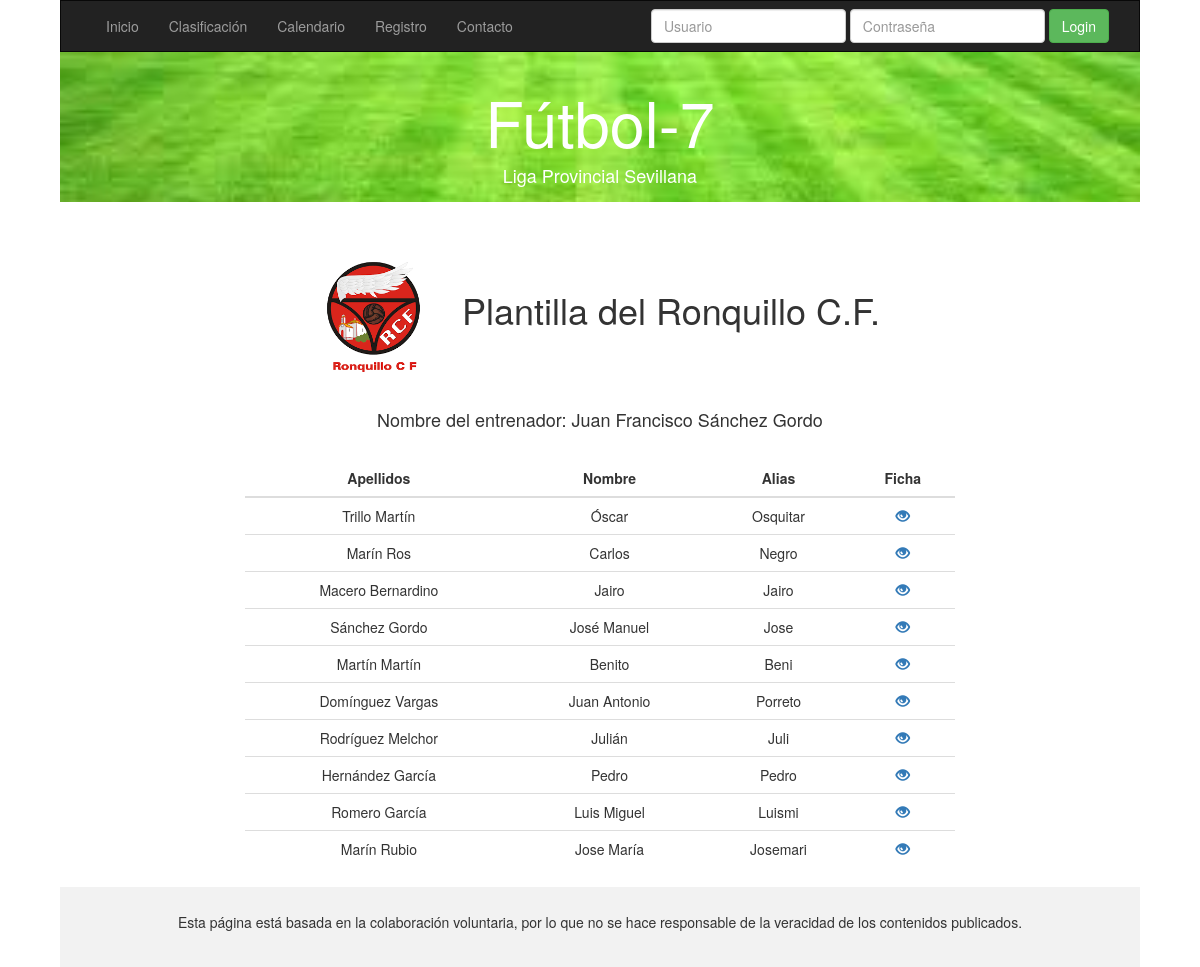
The app's page /usuario/equipo.php?id=1 with its own data.
### tables this page shows
CREATE TABLE `EQUIPO` (
  `idEquipo` int(10) unsigned NOT NULL AUTO_INCREMENT,
  `nombre` varchar(45) NOT NULL,
  `localidad` varchar(45) DEFAULT NULL,
  PRIMARY KEY (`idEquipo`)
);

CREATE TABLE `ENTRENADOR` (
  `idEntrenador` int(10) unsigned NOT NULL AUTO_INCREMENT,
  `nombre` varchar(45) NOT NULL,
  `apellidos` varchar(100) DEFAULT NULL,
  `correo` varchar(100) DEFAULT NULL,
  `nombreUsu` varchar(50) DEFAULT NULL,
  `password` varchar(64) DEFAULT NULL,
  `rol` varchar(20) DEFAULT NULL,
  PRIMARY KEY (`idEntrenador`),
  UNIQUE KEY `nombreUsu_UNIQUE` (`nombreUsu`)
);

CREATE TABLE `JUGADOR` (
  `idJugador` int(10) unsigned NOT NULL AUTO_INCREMENT,
  `nombre` varchar(45) DEFAULT NULL,
  `apellidos` varchar(100) DEFAULT NULL,
  `alias` varchar(45) NOT NULL,
  `posicion` varchar(45) DEFAULT NULL,
  `altura` decimal(10,2) unsigned DEFAULT NULL,
  `peso` tinyint(3) unsigned DEFAULT NULL,
  `numero` tinyint(3) unsigned DEFAULT NULL,
  `edad` tinyint(3) unsigned DEFAULT NULL,
  `idEquipo` int(10) unsigned NOT NULL,
  PRIMARY KEY (`idJugador`),
  KEY `fk_Jugador_1_idx` (`idEquipo`),
  CONSTRAINT `fk_Jugador_1` FOREIGN KEY (`idEquipo`) REFERENCES `EQUIPO` (`idEquipo`) ON DELETE CASCADE ON UPDATE CASCADE
);

### usuario/equipo.php (the view, shortened to what this page needs)
<!DOCTYPE html>
<html>
<head>
  <?php include 'cabecera.php' ?>
    <link rel="stylesheet" type="text/css" href="./css/equipo.css">
</head>
<body>
    <?php include 'include.php' ?>
      <div class="row">
        <div class="col-md-2"></div>
        <div class="col-md-8">
          <?php
        $connection = new mysqli("localhost", "usufutbol", "usufutbol", "futbol2");
        mysqli_set_charset($connection, "utf8");
        $id=$_GET['id'];
        if ($result = $connection->query("SELECT nombre FROM EQUIPO WHERE idEquipo=$id;")){
          $obj = $result->fetch_object();
          echo "<h1 class='plantilla'><img src='../imagenes/$id.png'>Plantilla del $obj->nombre</h1>";
          $result = $connection->query("SELECT en.nombre, en.apellidos FROM Entrena ent,
            ENTRENADOR en WHERE ent.idEntrenador=en.idEntrenador and ent.idEquipo=$id;");
          $filas=$result->num_rows;
          $obj=$result->fetch_object();
          if ($filas===0) {
            echo "<h4 class='plantilla'>Nombre del entrenador: No tenemos datos aún</h4>";
          }else {
            echo "<h4 class='plantilla'>Nombre del entrenador: $obj->nombre $obj->apellidos</h4>";
          }
        ?>
            <table class="table table-hover text-center">
              <thead>
                <tr>
                  <th>Apellidos</th>
                  <th>Nombre</th>
                  <th>Alias</th>
                  <th>Ficha</th>
                </tr>
              </thead>
              <?php
              $result2 = $connection->query("select j.nombre,j.apellidos,j.alias,j.idJugador from
               JUGADOR j,EQUIPO e WHERE j.idEquipo=e.idEquipo and e.idEquipo=$id;");
              while($obj2 = $result2->fetch_object()) {
                  echo "<tr>";
                  echo "<td>".$obj2->apellidos."</td>";
                  echo "<td>".$obj2->nombre."</td>";
                  echo "<td>".$obj2->alias."</td>";
                  echo "<td><a href='jugador.php?id=$obj2->idJugador'>
                  <span class='glyphicon glyphicon-eye-open'/></a></td>";
              }
              echo "</table>";
            }
        ?>
        </div>
      </div>
      <footer class="container-fluid text-center">
        <p>Esta página está basada en la colaboración voluntaria, por lo que no se hace responsable de la veracidad de los contenidos publicados.</p>
      </footer>
</body>
</html>

### usuario/cabecera.php (shortened to what this page needs)
<link rel="stylesheet" href="http://maxcdn.bootstrapcdn.com/bootstrap/3.3.5/css/bootstrap.min.css">
<link rel="stylesheet" href="../jquery-ui/jquery-ui.css">

### usuario/include.php (shortened to what this page needs)
<?php
    if (isset($_SESSION["usuario"])) {
      $connection = new mysqli("localhost", "usufutbol", "usufutbol", "futbol2");
      mysqli_set_charset($connection, "utf8");
      $usu=$_SESSION['usuario'];
      $result = $connection->query("SELECT idEntrenador from ENTRENADOR where nombreUsu='$usu';");
      $obj = $result->fetch_object();
      echo "  <nav class='navbar navbar-inverse'>
          <div class='container-fluid'>
            <div class='navbar-header'>
              <button type='button' class='navbar-toggle' data-toggle='collapse' data-target='#myNavbar'>
                <span class='icon-bar'></span>
                <span class='icon-bar'></span>
                <span class='icon-bar'></span>
              </button>
            </div>
            <div class='collapse navbar-collapse' id='myNavbar'>
              <ul class='nav navbar-nav'>
                <li><a href='index.php'>Inicio</a></li>
                <li><a href='clasificacion.php'>Clasificación</a></li>
                <li><a href='calendario.php?id=1'>Calendario</a></li>";
                if ($_SESSION['rol']==='admin') {
                  echo "
                  <li class='dropdown'>
                  <a href='#' class='dropdown-toggle' data-toggle='dropdown'>Administración <span class='glyphicon  glyphicon-menu-down'></span></a>
                  <ul class='dropdown-menu'>
                    <li><a href='../admin/usuarios.php'>Usuarios</a></li>
                    <li><a href='../admin/equipos.php'>Equipos</a></li>
                    <li><a href='../admin/partidos.php'>Partidos</a></li>
                  </ul>
                </li>";
                }else {
                  echo"<li><a href='../usuario/contacto.php'>Contacto</a></li>";
                }
              echo "</ul>
              <ul class='nav navbar-nav navbar-right'>
                <li><a href='../colaborador/usuario.php?id=$obj->idEntrenador'><span class='glyphicon glyphicon-user' style='padding-right:5px'></span>".$_SESSION['usuario']."</a></li>
                <li><a href='logout.php'><span class='glyphicon glyphicon-log-out'></span> Logout</a></li>
              </ul>
            </div>
          </div>
        </nav>";
        $result->close();
        unset($obj);
        unset($connection);
    }else {
      echo "<nav class='navbar navbar-inverse'>
          <div class='container-fluid'>
            <div class='navbar-header'>
              <button type='button' class='navbar-toggle' data-toggle='collapse' data-target='#myNavbar'>
                <span class='icon-bar'></span>
                <span class='icon-bar'></span>
                <span class='icon-bar'></span>
              </button>
            </div>
            <div class='collapse navbar-collapse' id='myNavbar'>
              <ul class='nav navbar-nav'>
                <li><a href='index.php'>Inicio</a></li>
                <li><a href='clasificacion.php'>Clasificación</a></li>
                <li><a href='calendario.php?id=1'>Calendario</a></li>
                <li><a href='registro.php'>Registro</a></li>
                <li><a href='contacto.php'>Contacto</a></li>
              </ul>
              <form class='navbar-form navbar-right' role='search' action='' method='post'>
                      <div class='form-group'>
                          <input type='text' class='form-control' name='usuario' placeholder='Usuario'>
                      </div>
                      <div class='form-group'>
                          <input type='password' class='form-control' name='password' placeholder='Contraseña'>
                      </div>
                      <button type='submit' class='btn btn-success'>Login</button>
                  </form>
            </div>
          </div>
        </nav>";
    }
    ?>
  <div class="jumbotron">
    <div class="container text-center">
      <h1>Fútbol-7</h1>
      <h4>Liga Provincial Sevillana</h4>
    </div>
  </div>

### usuario/css/equipo.css (style rules this page uses)
body { width: 90%; margin: 0 auto; }
.navbar { margin-bottom: 0; border-radius: 0; }
footer { background-color: #f2f2f2; padding: 25px; }
.jumbotron { height: 150px; padding-top: 15px; background-image: url("../../imagenes/cesped.png"); background-repeat: no-repeat center center fixed; -webkit-background-size: cover; -moz-background-size: cover; -o-background-size: cover; background-size: cover; color: white; }
.plantilla { text-align: center; margin-bottom: 30px; }
img { width: 15%; margin-right: 5%; }
th { text-align: center; }

### records on screen
equipo: nombre "Ronquillo C.F."
entrenador: nombre "Juan Francisco", apellidos "Sánchez Gordo"
jugador: apellidos "Trillo Martín", nombre "Óscar", alias "Osquitar"
jugador: apellidos "Marín Ros", nombre "Carlos", alias "Negro"
jugador: apellidos "Macero Bernardino", nombre "Jairo", alias "Jairo"
jugador: apellidos "Sánchez Gordo", nombre "José Manuel", alias "Jose"
jugador: apellidos "Martín Martín", nombre "Benito", alias "Beni"
jugador: apellidos "Domínguez Vargas", nombre "Juan Antonio", alias "Porreto"
jugador: apellidos "Rodríguez Melchor", nombre "Julián", alias "Juli"
jugador: apellidos "Hernández García", nombre "Pedro", alias "Pedro"
jugador: apellidos "Romero García", nombre "Luis Miguel", alias "Luismi"
jugador: apellidos "Marín Rubio", nombre "Jose María", alias "Josemari"
